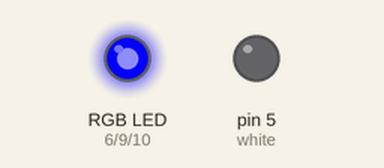
This sketch was run on a simulated Arduino Uno, built with avr-gcc and run on an emulated ATmega328P. Shown: an RGB LED mixed from three pins (HIGH = lit), output pins drawn as LEDs (lit = HIGH). Dim RGB values are drawn brighter than linear.

Above: at 0.05 s.
At 0.9 s:
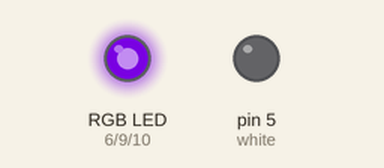
At 1.8 s:
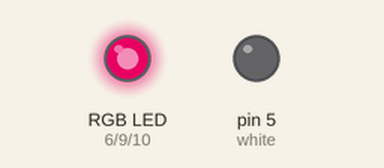
At 3.6 s:
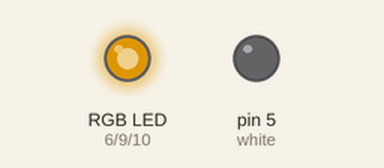
At 5.4 s:
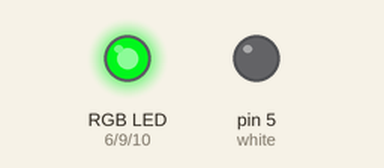
At 7.2 s:
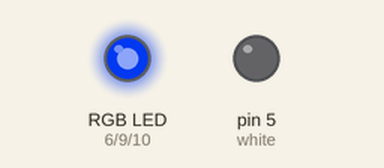
Timing chart, 0 to 10.0 s (numbered marks = the images above):
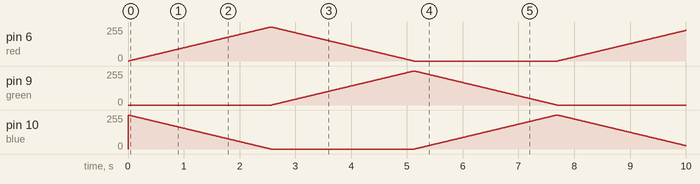

The sketch:

rainbow.ino
```cpp
// pin declaration

int white = 5;
int red = 6;
int green = 9;
int blue = 10;

// tmie

int time = 10;


void setup() {

 // declare pin mode

  pinMode(white, OUTPUT);
  pinMode(red, OUTPUT);
  pinMode(green, OUTPUT);
  pinMode(blue, OUTPUT);
}

void loop() {

// slow change color (britness)


 for(int i = 0 ; i<=255; i++ )
 {
   analogWrite( blue, 255-i);
   analogWrite(red, i);
   delay(time);
 }

  for(int i = 0 ; i<=255; i++ )
 {
   analogWrite( red, 255-i);
   analogWrite(green, i);
   delay(time);
 }


  for(int i = 0 ; i<=255; i++ )
 {
   analogWrite( green, 255-i);
   analogWrite(blue, i);
   delay(time);
 }

}
```
